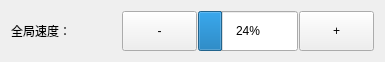
    <widget class="QWidget" name="layoutWidget">
     <property name="geometry">
      <rect>
       <x>20</x>
       <y>430</y>
       <width>365</width>
       <height>42</height>
      </rect>
     </property>
     <layout class="QHBoxLayout" name="horizontalLayout_3">
      <property name="spacing">
       <number>1</number>
      </property>
      <item>
       <widget class="QLabel" name="label_2">
        <property name="minimumSize">
         <size>
          <width>110</width>
          <height>40</height>
         </size>
        </property>
        <property name="maximumSize">
         <size>
          <width>110</width>
          <height>40</height>
         </size>
        </property>
        <property name="text">
         <string>全局速度：</string>
        </property>
       </widget>
      </item>
      <item>
       <widget class="QPushButton" name="btnGlobalSpeedSub">
        <property name="minimumSize">
         <size>
          <width>75</width>
          <height>40</height>
         </size>
        </property>
        <property name="maximumSize">
         <size>
          <width>70</width>
          <height>40</height>
         </size>
        </property>
        <property name="styleSheet">
         <string notr="true"/>
        </property>
        <property name="text">
         <string>-</string>
        </property>
        <property name="iconSize">
         <size>
          <width>32</width>
          <height>32</height>
         </size>
        </property>
       </widget>
      </item>
      <item>
       <widget class="QProgressBar" name="proBarGlobalSpeed">
        <property name="sizePolicy">
         <sizepolicy hsizetype="Fixed" vsizetype="Fixed">
          <horstretch>0</horstretch>
          <verstretch>0</verstretch>
         </sizepolicy>
        </property>
        <property name="minimumSize">
         <size>
          <width>100</width>
          <height>40</height>
         </size>
        </property>
        <property name="maximumSize">
         <size>
          <width>100</width>
          <height>40</height>
         </size>
        </property>
        <property name="value">
         <number>24</number>
        </property>
        <property name="alignment">
         <set>Qt::AlignCenter</set>
        </property>
       </widget>
      </item>
      <item>
       <widget class="QPushButton" name="btnGlobalSpeedAdd">
        <property name="enabled">
         <bool>true</bool>
        </property>
        <property name="minimumSize">
         <size>
          <width>75</width>
          <height>40</height>
         </size>
        </property>
        <property name="maximumSize">
         <size>
          <width>70</width>
          <height>40</height>
         </size>
        </property>
        <property name="styleSheet">
         <string notr="true"/>
        </property>
        <property name="text">
         <string>+</string>
        </property>
        <property name="iconSize">
         <size>
          <width>32</width>
          <height>32</height>
         </size>
        </property>
       </widget>
      </item>
     </layout>
    </widget>
